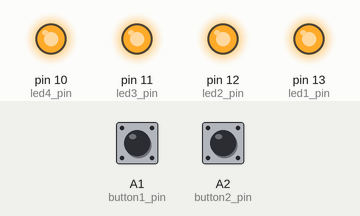
This sketch was run on a simulated Arduino Uno, built with avr-gcc and run on an emulated ATmega328P. Parts: output pins drawn as LEDs (lit = HIGH). Inputs (shaded band) come from the test bench; at power-on: A1 (button1_pin) LOW, A2 (button2_pin) LOW.

Above: at 1.2 s.
1.3 s: A1 (button1_pin) pulled HIGH for 0.15 s
At 1.75 s:
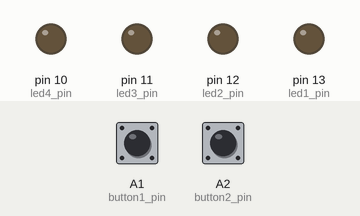
4.3 s: A2 (button2_pin) pulled HIGH for 0.15 s
At 5.4 s:
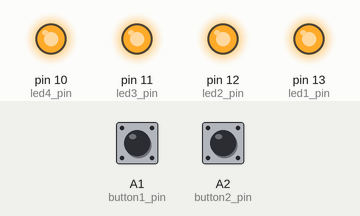
7.4 s: A1 (button1_pin) pulled HIGH for 1 s
At 8.0 s:
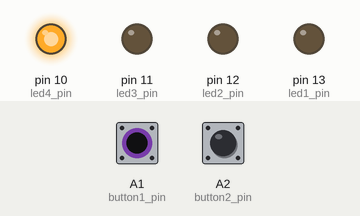
10.8 s: A2 (button2_pin) pulled HIGH for 3.2 s
At 11.04 s:
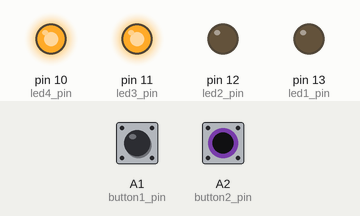
15.5 s: A2 (button2_pin) pulled HIGH for 1 s
At 17.6 s:
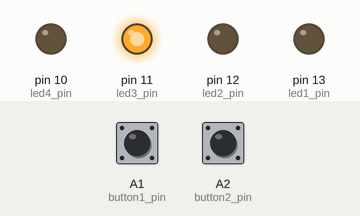
18.5 s: A1 (button1_pin) pulled HIGH for 3.2 s
At 21.8 s:
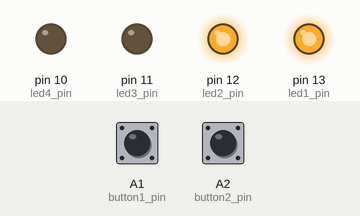
Timing chart, 0 to 24.2 s (numbered marks = the images above; inputs shaded):
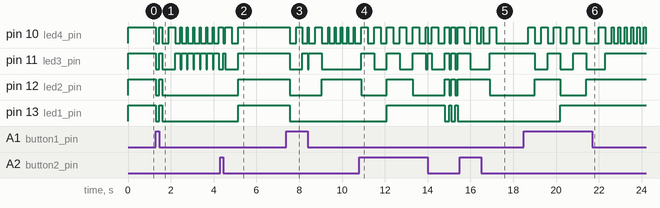

The sketch:

02-Arduino_Buttons.ino
```cpp
#include "funshield.h"

constexpr int leds[] = {led1_pin, led2_pin, led3_pin, led4_pin};
constexpr int ledCount = sizeof(leds) / sizeof(leds[0]);

constexpr int buttons[] = {button1_pin, button2_pin};
constexpr int buttonCount = sizeof(buttons) / sizeof(buttons[0]);

bool prevpres[buttonCount] = {false, false};
int count = 0;

constexpr unsigned wait_on = 300;
constexpr unsigned wait_off = 1000;

unsigned long timer = 0;
unsigned long timer2 = 0;
bool activated[] = {false, false};


void turn_on_off(int number){
  number = (number) % 16;
  int bit_array[ledCount];
  for(int i = ledCount; i > 0; i--){
    bit_array[i-1] = number & 1;
    number >>= 1;
  }
  for(int i = 0; i < ledCount; i++){
      if(bit_array[i] == 1){
        digitalWrite(leds[i], ON);

        }
      else{
        digitalWrite(leds[i], OFF);
        }
    }
}

void counter(){
    unsigned long time_now = millis();
    for(int i = 0; i < buttonCount; i++){
        bool pressed = !digitalRead(buttons[i]);
        if(pressed && buttons[i] == button1_pin && pressed != prevpres[i]){
            count++;
            prevpres[i] = pressed;
            timer = time_now;
          }

        if(pressed && buttons[i] == button2_pin && pressed != prevpres[i]){
              count--;
              prevpres[i] = pressed;
              timer2 = time_now;


        }
        if(!pressed&& prevpres[i]){
            prevpres[i] = !prevpres[i];
            activated[i] = false;
        }

        if(pressed && buttons[i] == button1_pin && pressed == prevpres[i]){
           if((!activated[0]) && time_now - timer >= wait_off){
              activated[0] = !activated[0];
              count++;
              timer += wait_off;
           }
           else if(activated[0] && time_now - timer >= wait_on){
                count++;
                timer += wait_on;
                }
          }
        if(pressed && buttons[i] == button2_pin && pressed == prevpres[i]){
          if((!activated[1]) && time_now - timer2 >= wait_off){
            activated[1] = !activated[1];
            count--;
            timer2 += wait_off;
            }
          else if(activated[1] && time_now - timer2 >= wait_on){
            count--;
            timer2 += wait_on;
            }
          }
    }
  }


void setup()
  {
  // put your setup code here, to run once:
  for (auto led : leds) {
    pinMode(led, OUTPUT);
    digitalWrite(led, OFF);
  }
  for (auto button : buttons)
    {
      pinMode(button, INPUT);
    }
  }


void loop() {
  counter();
  turn_on_off(count);
}
```

funshield.h
```cpp
// Funshield constants

#ifndef FUNSHIELD_CONSTANTS_H__
#define FUNSHIELD_CONSTANTS_H__

// convenience constants for switching on/off
constexpr int ON = LOW;
constexpr int OFF = HIGH;

// 7-segs
constexpr int latch_pin = 4;
constexpr int clock_pin = 7;
constexpr int data_pin = 8;

// buzzer
constexpr int beep_pin = 3;

// LEDs
constexpr int led1_pin = 13;
constexpr int led2_pin = 12;
constexpr int led3_pin = 11;
constexpr int led4_pin = 10;

// buttons
constexpr int button1_pin = A1;
constexpr int button2_pin = A2;
constexpr int button3_pin = A3;

// trimr
constexpr int trimr_pin = A0;

// digits
constexpr int digits[11] = { 0xc0, 0xf9, 0xa4, 0xb0, 0x99, 0x92, 0x82, 0xf8, 0x80, 0x90, 0xff };
constexpr int digit_muxpos[4] = { 0x01, 0x02, 0x04, 0x08 };

#endif
```

Measured:
- after the input at 1.3 s, pin 10 (led4_pin): goes LOW 0.15 s, HIGH 0.15 s, LOW 0.30 s, HIGH 0.30 s, 6 × (LOW 0.25 s, HIGH 0.05 s), LOW 0.25 s, then HIGH, starting at once; pin 11 (led3_pin): goes LOW 0.15 s, HIGH 0.15 s, LOW 0.60 s, 6 × (HIGH 0.25 s, LOW 0.05 s), HIGH 0.25 s, then LOW, starting at once
- after the input at 4.3 s, pin 12 (led2_pin), pin 13 (led1_pin): LOW → HIGH after 0.85 s
- after the input at 7.4 s, pin 11 (led3_pin): goes LOW 0.60 s, HIGH 0.25 s, LOW 0.05 s, HIGH 0.60 s, then LOW, starting after 0.15 s; pin 12 (led2_pin): HIGH → LOW after 0.15 s, → HIGH 1.5 s later; pin 13 (led1_pin): HIGH → LOW after 0.15 s
- after the input at 10.8 s, pin 11 (led3_pin): LOW → HIGH after 0.10 s, → LOW 0.60 s later, → HIGH 0.60 s later, → LOW 0.60 s later, … (13 changes in this stretch); pin 12 (led2_pin): HIGH → LOW after 0.10 s, → HIGH 1.2 s later, → LOW 1.2 s later, → HIGH 1.5 s later, … (8 changes in this stretch)
- after the input at 15.5 s, pin 13 (led1_pin): stops changing and stays LOW
- after the input at 18.5 s, pin 10 (led4_pin): LOW → HIGH after 0.20 s, → LOW 0.30 s later, → HIGH 0.30 s later, → LOW 0.30 s later, … (24 changes in this stretch); pin 11 (led3_pin): goes LOW 0.60 s, HIGH 0.60 s, LOW 0.60 s, HIGH 0.60 s, LOW 0.90 s, then HIGH, starting after 0.50 s
